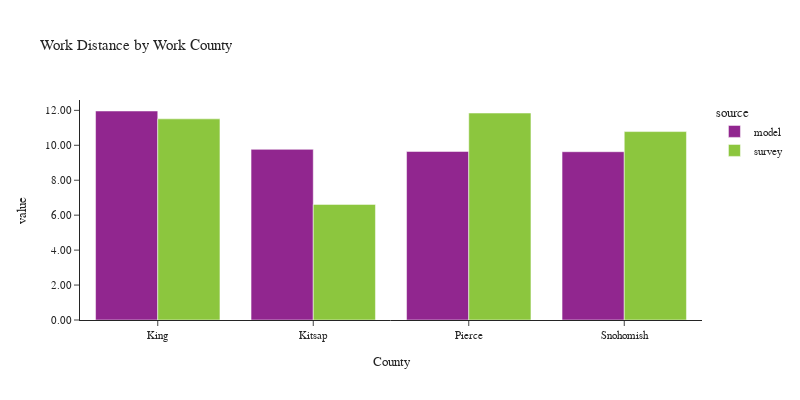

The notebook cell this image was saved under:
### Code cell
plot_work_location(df_workers, 'CountyName_work', 'Work County', 'County')

### Figure 1 — Plotly figure (JSON) as saved in the notebook; plotly's stock layout.template omitted (floating-point values rounded to 4 significant figures)
{"data": [{"alignmentgroup": "True", "customdata": [[1405486], [121304], [335502], [303440]], "hovertemplate": "source=model<br>CountyName_work=%{x}<br>value=%{y}<br>sample count=%{customdata[0]}<extra></extra>", "legendgroup": "model", "marker": {"color": "#91268F", "pattern": {"shape": ""}}, "name": "model", "offsetgroup": "model", "orientation": "v", "showlegend": true, "textposition": "auto", "type": "bar", "x": ["King", "Kitsap", "Pierce", "Snohomish"], "xaxis": "x", "y": [11.96, 9.767, 9.648, 9.632], "yaxis": "y"}, {"alignmentgroup": "True", "customdata": [[1226], [66], [134], [166]], "hovertemplate": "source=survey<br>CountyName_work=%{x}<br>value=%{y}<br>sample count=%{customdata[0]}<extra></extra>", "legendgroup": "survey", "marker": {"color": "#8CC63E", "pattern": {"shape": ""}}, "name": "survey", "offsetgroup": "survey", "orientation": "v", "showlegend": true, "textposition": "auto", "type": "bar", "x": ["King", "Kitsap", "Pierce", "Snohomish"], "xaxis": "x", "y": [11.51, 6.617, 11.84, 10.78], "yaxis": "y"}], "layout": {"barmode": "group", "font": {"size": 11}, "height": 400, "legend": {"title": {"text": "source"}, "tracegroupgap": 0}, "title": {"text": "Work Distance by Work County"}, "width": 800, "xaxis": {"anchor": "y", "domain": [0.0, 1.0], "title": {"text": "County"}}, "yaxis": {"anchor": "x", "domain": [0.0, 1.0], "tickformat": ".2f", "title": {"text": "value"}}}}
